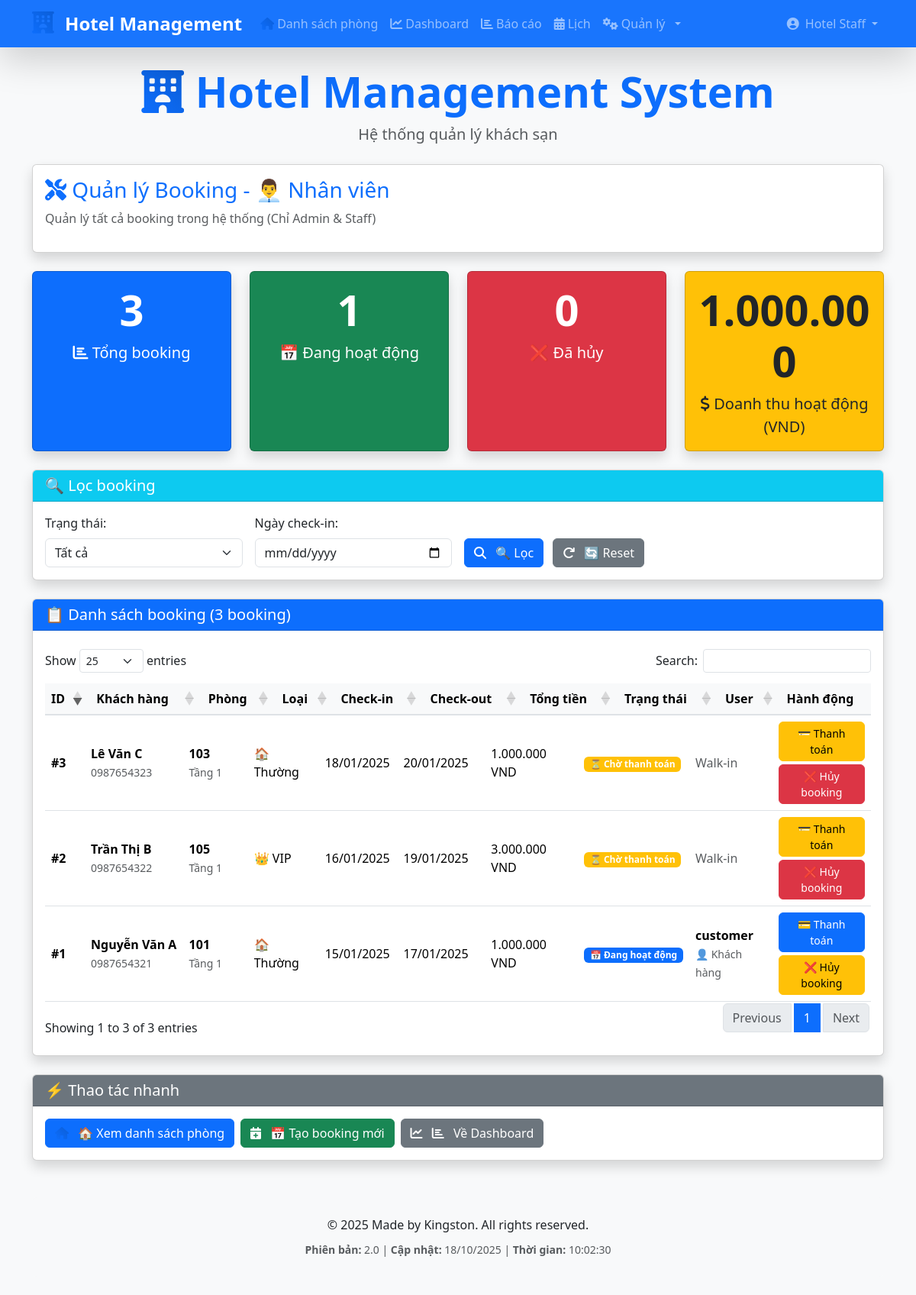
The page /manage_bookings.php (signed in) on the database its author committed.
### tables this page shows
CREATE TABLE bookings (
    id INT AUTO_INCREMENT PRIMARY KEY,
    guest_id INT NOT NULL,
    room_id INT NOT NULL,
    checkin DATE NOT NULL,
    checkout DATE NOT NULL,
    total_price DECIMAL(10,2) NOT NULL,
    status ENUM('pending_payment', 'booked', 'checked_in', 'checked_out', 'completed', 'cancelled', 'early_checkout') DEFAULT 'pending_payment',
    payment_status ENUM('unpaid', 'paid', 'partial', 'refunded') DEFAULT 'unpaid',
    created_at TIMESTAMP DEFAULT CURRENT_TIMESTAMP,
    updated_at TIMESTAMP DEFAULT CURRENT_TIMESTAMP ON UPDATE CURRENT_TIMESTAMP,
    FOREIGN KEY (guest_id) REFERENCES guests(id) ON DELETE CASCADE,
    FOREIGN KEY (room_id) REFERENCES rooms(id) ON DELETE CASCADE
);

CREATE TABLE guests (
    id INT AUTO_INCREMENT PRIMARY KEY,
    user_id INT NULL,
    name VARCHAR(100) NOT NULL,
    phone VARCHAR(20),
    email VARCHAR(100),
    id_card VARCHAR(20),
    address TEXT,
    created_at TIMESTAMP DEFAULT CURRENT_TIMESTAMP,
    FOREIGN KEY (user_id) REFERENCES users(id) ON DELETE SET NULL
);

CREATE TABLE rooms (
    id INT AUTO_INCREMENT PRIMARY KEY,
    room_number VARCHAR(10) UNIQUE NOT NULL,
    type ENUM('VIP', 'Thường') DEFAULT 'Thường',
    floor INT NOT NULL,
    price DECIMAL(10,2) NOT NULL,
    price_per_night DECIMAL(10,2) NOT NULL,   
    status ENUM('available', 'booked', 'occupied', 'cleaning', 'maintenance') DEFAULT 'available',
    amenities TEXT,
    created_at TIMESTAMP DEFAULT CURRENT_TIMESTAMP
);

CREATE TABLE users (
    id INT AUTO_INCREMENT PRIMARY KEY,
    username VARCHAR(50) UNIQUE NOT NULL,
    password VARCHAR(255) NOT NULL,
    full_name VARCHAR(100) NOT NULL,
    email VARCHAR(100) UNIQUE NOT NULL,
    phone VARCHAR(20),
    role ENUM('admin', 'staff', 'customer') DEFAULT 'customer',
    status ENUM('active', 'inactive') DEFAULT 'active',
    created_at TIMESTAMP DEFAULT CURRENT_TIMESTAMP,
    last_login TIMESTAMP NULL
);

### auth/auth_functions.php (called while the page is built, shortened)
<?php
function getUserRole() {
    return $_SESSION['role'] ?? null;
}
function getRoleDisplayName($role) {
    switch ($role) {
        case 'staff':
            return '👨‍💼 Nhân viên';
        case 'customer':
            return '👤 Khách hàng';
    }
}
?>

### manage_bookings.php (the view, shortened to what this page needs)
<?php
include "db.php";
include "auth/auth_functions.php";
$filter_status = $_GET['status'] ?? '';
$filter_date = $_GET['date'] ?? '';
$where_conditions = [];
$where_clause = !empty($where_conditions) ? 'WHERE ' . implode(' AND ', $where_conditions) : '';
$bookings_query = "
    SELECT b.*, r.room_number, r.type as room_type, r.floor,
           g.name as guest_name, g.phone as guest_phone,
           u.username, u.role as user_role
    FROM bookings b
    JOIN rooms r ON b.room_id = r.id
    JOIN guests g ON b.guest_id = g.id
    LEFT JOIN users u ON g.user_id = u.id
    $where_clause
    ORDER BY b.id DESC
";
$bookings = $conn->query($bookings_query);
$stats = $conn->query("
    SELECT
        COUNT(*) as total_bookings,
        SUM(CASE WHEN status = 'booked' THEN 1 ELSE 0 END) as active_bookings,
        SUM(CASE WHEN status = 'cancelled' THEN 1 ELSE 0 END) as cancelled_bookings,
        SUM(CASE WHEN status = 'booked' THEN total_price ELSE 0 END) as active_revenue
    FROM bookings
")->fetch_assoc();
include "includes/header.php";
?>
<div class="card shadow mb-4">
    <div class="card-body">
        <h2 class="card-title fs-3 text-primary"><i class="fas fa-tools"></i> Quản lý Booking - <?php echo getRoleDisplayName(getUserRole()); ?></h2>
        <p class="text-muted">Quản lý tất cả booking trong hệ thống (Chỉ Admin & Staff)</p>
    </div>
</div>
<div class="row g-4 mb-4">
    <div class="col-lg-3 col-md-6 col-sm-12">
        <div class="card bg-primary text-white text-center h-100 shadow">
            <div class="card-body">
                <div class="display-4 fw-bold mb-2"><?php echo $stats['total_bookings']; ?></div>
                <div class="fs-5"><i class="fas fa-chart-bar"></i> Tổng booking</div>
            </div>
        </div>
    </div>
    <div class="col-lg-3 col-md-6 col-sm-12">
        <div class="card bg-success text-white text-center h-100 shadow">
            <div class="card-body">
                <div class="display-4 fw-bold mb-2"><?php echo $stats['active_bookings']; ?></div>
                <div class="fs-5">📅 Đang hoạt động</div>
            </div>
        </div>
    </div>
    <div class="col-lg-3 col-md-6 col-sm-12">
        <div class="card bg-danger text-white text-center h-100 shadow">
            <div class="card-body">
                <div class="display-4 fw-bold mb-2"><?php echo $stats['cancelled_bookings']; ?></div>
                <div class="fs-5">❌ Đã hủy</div>
            </div>
        </div>
    </div>
    <div class="col-lg-3 col-md-6 col-sm-12">
        <div class="card bg-warning text-dark text-center h-100 shadow">
            <div class="card-body">
                <div class="display-4 fw-bold mb-2"><?php echo number_format($stats['active_revenue'], 0, ',', '.'); ?></div>
                <div class="fs-5"><i class="fas fa-dollar-sign"></i> Doanh thu hoạt động (VND)</div>
            </div>
        </div>
    </div>
</div>
<div class="card shadow mb-4">
    <div class="card-header bg-info text-white">
        <h3 class="card-title fs-5 mb-0">🔍 Lọc booking</h3>
    </div>
    <div class="card-body">
        <form method="GET" class="row g-3 align-items-end">
            <div class="col-md-3">
                <label for="status" class="form-label">Trạng thái:</label>
                <select name="status" id="status" class="form-select">
                    <option value="all" <?php echo $filter_status === 'all' ? 'selected' : ''; ?>>Tất cả</option>
                </select>
            </div>
            <div class="col-md-3">
                <label for="date" class="form-label">Ngày check-in:</label>
                <input type="date" name="date" id="date" value="<?php echo $filter_date; ?>" class="form-control">
            </div>
            <div class="col-md-6">
                <button type="submit" class="btn btn-primary me-2">
                                            <i class="fas fa-search"></i> 🔍 Lọc
                </button>
                <a href="manage_bookings.php" class="btn btn-secondary">
                                            <i class="fas fa-redo"></i> 🔄 Reset
                </a>
            </div>
        </form>
    </div>
</div>
<?php if ($bookings && $bookings->num_rows > 0): ?>
<div class="card shadow mb-4">
    <div class="card-header bg-primary text-white">
        <h3 class="card-title fs-5 mb-0">📋 Danh sách booking (<?php echo $bookings->num_rows; ?> booking)</h3>
    </div>
    <div class="card-body">
        <div class="table-responsive">
            <table id="manageBookingsTable" class="table table-hover w-100">
                <thead class="table-primary">
                    <tr>
                        <th>ID</th>
                        <th>Khách hàng</th>
                        <th>Phòng</th>
                        <th>Loại</th>
                        <th>Check-in</th>
                        <th>Check-out</th>
                        <th>Tổng tiền</th>
                        <th>Trạng thái</th>
                        <th>User</th>
                        <th>Hành động</th>
                    </tr>
                </thead>
                <tbody>
                    <?php while ($booking = $bookings->fetch_assoc()): ?>
                    <tr class="<?php echo $booking['status'] === 'cancelled' ? 'table-secondary' : ''; ?>">
                        <td><strong>#<?php echo $booking['id']; ?></strong></td>
                        <td>
                            <strong><?php echo htmlspecialchars($booking['guest_name']); ?></strong><br>
                            <small class="text-muted"><?php echo $booking['guest_phone']; ?></small>
                        </td>
                        <td>
                            <strong><?php echo $booking['room_number']; ?></strong><br>
                            <small class="text-muted">Tầng <?php echo $booking['floor']; ?></small>
                        </td>
                        <td>
                            <?php echo $booking['room_type'] === 'VIP' ? '👑 VIP' : '🏠 Thường'; ?>
                        </td>
                        <td><?php echo date('d/m/Y', strtotime($booking['checkin'])); ?></td>
                        <td><?php echo date('d/m/Y', strtotime($booking['checkout'])); ?></td>
                        <td><?php echo number_format($booking['total_price'], 0, ',', '.'); ?> VND</td>
                        <td>
                            <?php
                            switch ($booking['status']) {
                                case 'pending_payment':
                                    echo '<span class="badge bg-warning">⏳ Chờ thanh toán</span>';
                                    break;
                                case 'booked':
                                    echo '<span class="badge bg-primary">📅 Đang hoạt động</span>';
                                    break;
                            }
                            ?>
                        </td>
                        <td>
                            <?php if ($booking['username']): ?>
                                <strong><?php echo $booking['username']; ?></strong><br>
                                <small class="text-muted"><?php echo getRoleDisplayName($booking['user_role']); ?></small>
                            <?php else: ?>
                                <span class="text-muted">Walk-in</span>
                            <?php endif; ?>
                        </td>
                        <td>
                            <div class="d-flex flex-column gap-1">
                                <?php if ($booking['status'] === 'pending_payment'): ?>
                                    <a href="payment_form.php?booking_id=<?php echo $booking['id']; ?>"
                                       class="btn btn-warning btn-sm">
                                        💳 Thanh toán
                                    </a>
                                    <a href="cancel_booking.php?booking_id=<?php echo $booking['id']; ?>"
                                       class="btn btn-danger btn-sm">
                                        ❌ Hủy booking
                                    </a>
                                <?php elseif ($booking['status'] === 'booked'): ?>
                                    <a href="payment_form.php?booking_id=<?php echo $booking['id']; ?>"
                                       class="btn btn-primary btn-sm">
                                        💳 Thanh toán
                                    </a>
                                    <form method="POST" class="d-inline"
                                          onsubmit="return confirm('Bạn có chắc muốn HỦY booking #<?php echo $booking['id']; ?>?\n\nPhòng <?php echo $booking['room_number']; ?> sẽ trở về trạng thái trống.')">
                                        <button type="submit" name="cancel_booking"
                                                class="btn btn-warning btn-sm">
                                            ❌ Hủy booking
                                        </button>
                                    </form>
                                <?php endif; ?>
                            </div>
                        </td>
                    </tr>
                    <?php endwhile; ?>
                </tbody>
            </table>
        </div>
    </div>
</div>
<?php endif; ?>
<div class="card shadow">
    <div class="card-header bg-secondary text-white">
        <h3 class="card-title fs-5 mb-0">⚡ Thao tác nhanh</h3>
    </div>
    <div class="card-body">
        <div class="d-flex flex-wrap gap-2">
            <a href="index.php" class="btn btn-primary">
                                        <i class="fas fa-home"></i> 🏠 Xem danh sách phòng
            </a>
            <a href="book.php" class="btn btn-success">
                                        <i class="fas fa-calendar-plus"></i> 📅 Tạo booking mới
            </a>
            <a href="dashboard.php" class="btn btn-secondary">
                                        <i class="fas fa-chart-line"></i> <i class="fas fa-chart-bar"></i> Về Dashboard
            </a>
        </div>
    </div>
</div>
<?php include "includes/footer.php"; ?>

### assets/css/hotel-style.css (style rules this page uses)
.table th { font-weight: 600; background-color: #f8f9fa; border-bottom: 2px solid #dee2e6; white-space: nowrap; }
.table td { vertical-align: middle; }
.card .card-body .table-responsive { border-radius: 0.375rem; }
.btn-sm { padding: 0.25rem 0.5rem; font-size: 0.875rem; border-radius: 0.375rem; }
.dataTables_wrapper table { width: 100% !important; }
.dataTables_wrapper table thead th, .dataTables_wrapper table tbody td { width: auto !important; }

### rows shown on the page
bookings: id "3", guest.name "Lê Văn C", guest.phone "0987654323", room.room_number "103", room.floor "1", shows "🏠 Thường", checkin "18/01/2025", checkout "20/01/2025", total_price "1.000.000", status "⏳ Chờ thanh toán", shows "Walk-in"
bookings: id "2", guest.name "Trần Thị B", guest.phone "0987654322", room.room_number "105", room.floor "1", shows "👑 VIP", checkin "16/01/2025", checkout "19/01/2025", total_price "3.000.000", status "⏳ Chờ thanh toán", shows "Walk-in"
bookings: id "1", guest.name "Nguyễn Văn A", guest.phone "0987654321", room.room_number "101", room.floor "1", shows "🏠 Thường", checkin "15/01/2025", checkout "17/01/2025", total_price "1.000.000", status "📅 Đang hoạt động", users.username "customer", users.role "👤 Khách hàng"

### other values the page prints
$user['full_name'] "Hotel Staff"
getRoleDisplayName(getUserRole()) "👨‍💼 Nhân viên"
$stats['total_bookings'] "3"
$stats['active_bookings'] "1"
$stats['cancelled_bookings'] "0"
$stats['active_revenue'] "1.000.000"
$bookings->num_rows "3"
